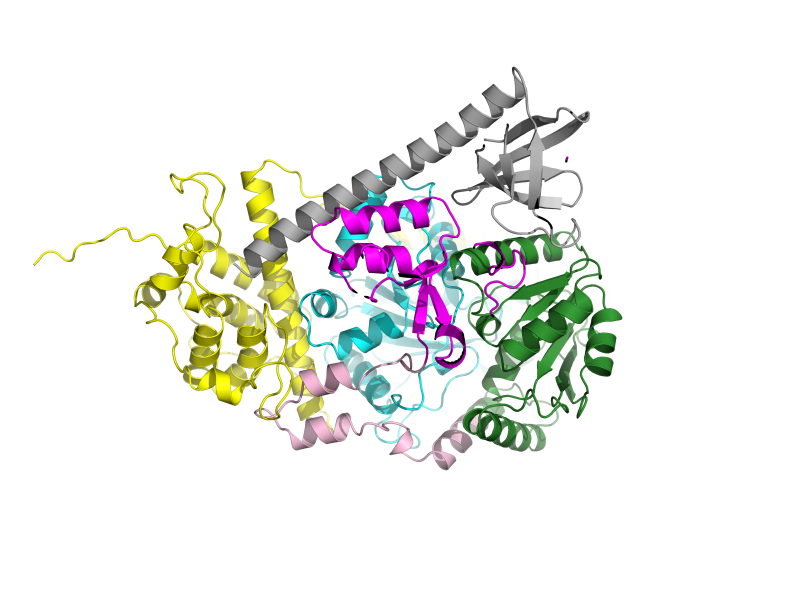
#> input picture Figures/figure_putative_MoAs/panelB/PanelB_render.png, 1600 x 1200 px (shown at 1/2 size)
$ python compose_panel_b.py
#> lines starting #> are read from the running program, lines starting #| are printed output that depends on the picture; after the words box and inside, x2 and y2 are one past the last pixel; in counts of white or black regions, pixels touching at a corner belong together
"""
Composite the Panel B render with its domain colour-code legend and the
domain-architecture bar (with real interface-residue ticks), matching the
style of the original figure.

INPUTS: PanelB_render.png (build_panel_b.py), PanelB_domain_bar.png (build_domain_bar.py).
OUTPUT: PanelB_final.png. Run: python3 compose_panel_b.py from this folder.
Uses macOS Times New Roman.
"""
import numpy as np
from PIL import Image, ImageDraw, ImageFont

FONT_DIR = "/System/Library/Fonts/Supplemental"
FONT_REG = f"{FONT_DIR}/Times New Roman.ttf"
FONT_BOLD = f"{FONT_DIR}/Times New Roman Bold.ttf"

WHITE = (255, 255, 255)
BLACK = (0, 0, 0)


def trim(im, pad=20):
    """Crop near-white margins from `im`, leaving `pad` pixels around the content."""
#> called with pad = 20
    gray = im.convert("L")
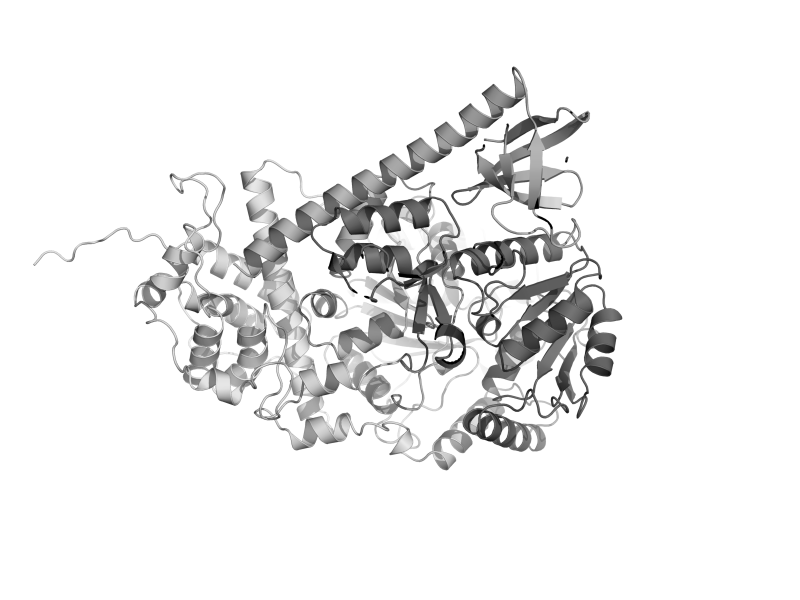
#> gray: PIL image 1600x1200 L (shown at 1/2 size); min 0, max 255, mean 238.3
    bbox = gray.point(lambda p: 0 if p >= 250 else 255).getbbox()
#> bbox = (66, 132, 1245, 941)
    if bbox is None:
        return im
    l, t, r, b = bbox
#> l = 66; t = 132; r = 1245; b = 941
    l = max(0, l - pad); t = max(0, t - pad)
#> after `l = max(0, l - pad)`: l = 46
#> after `t = max(0, t - pad)`: t = 112
    r = min(im.width, r + pad); b = min(im.height, b + pad)
#> after `r = min(im.width, r + pad)`: r = 1265
#> after `b = min(im.height, b + pad)`: b = 961
    return im.crop((l, t, r, b))


def gray_bbox(im, pad=10):
    """Bounding box of the grey70 AcrIC3 chain in `im` (neutral mid-grey,
    not the white background or black cartoon outlines)."""
    arr = np.array(im).astype(int)
    R, G, B = arr[..., 0], arr[..., 1], arr[..., 2]
    gray = (abs(R - G) < 8) & (abs(G - B) < 8) & (R > 140) & (R < 215)
    ys, xs = np.where(gray)
    if len(xs) == 0:
        return None
    l, r = max(0, xs.min() - pad), min(im.width, xs.max() + pad)
    t, b = max(0, ys.min() - pad), min(im.height, ys.max() + pad)
    return (l, t, r, b)


def legend_dot_row(draw, x, y, color, text, font, r=30, gap=20):
    """Draw a colour dot of radius `r` at (x, y) followed by its label."""
    draw.ellipse((x, y, x + 2 * r, y + 2 * r), fill=color)
    draw.text((x + 2 * r + gap, y - 2), text, fill=BLACK, font=font)


def fit_width(im, w):
    """Resize `im` to width `w`, keeping the aspect ratio."""
#> called with w = 1300
    h = int(im.height * w / im.width)
#> h = 905
    return im.resize((w, h), Image.LANCZOS)
#> returned value: PIL image 1300x905 RGB


def main():
    """Lay out legend (left), structure render (right) and domain bar (bottom); save PanelB_final.png."""
    render = trim(Image.open("PanelB_render.png").convert("RGB"))
    render = fit_width(render, 1300)

    bar = Image.open("PanelB_domain_bar.png").convert("RGBA")
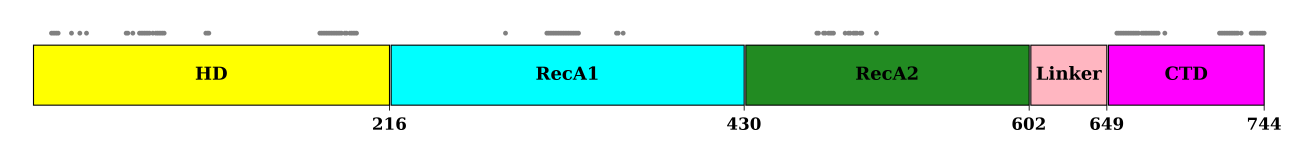
#> input picture Figures/figure_putative_MoAs/panelB/PanelB_domain_bar.png, 3900 x 480 px (shown at 1/3 size)
#> bar is the input picture: PIL image 3900x480 RGBA; mean R, G, B, A 203.5, 224.4, 201.9, 94.9
    bg = Image.new("RGB", bar.size, WHITE)
#> bg: PIL image 3900x480 RGB; every value is 255
    bg.paste(bar, mask=bar.split()[3])
    bar = fit_width(bg, 1300)  # longer bar, matches render width
#> call 2 of fit_width, with w = 1300
#> in fit_width (call 2), `return im.resize((w, h), Image.LANCZOS)`:
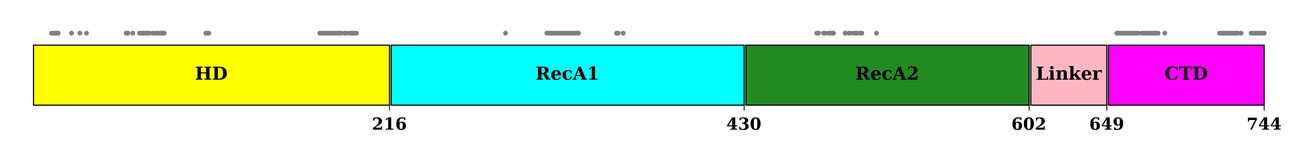
#> returned value: PIL image 1300x160 RGB; mean R, G, B 204.5, 225.4, 203

    # r=30 / font=60 here -> ~30px dots in the Figure 1 composite after being
    # scaled down to COL_W=800 (matches panels A/C/D's legend dot size)
    font = ImageFont.truetype(FONT_REG, 60)
    font_title = ImageFont.truetype(FONT_REG, 60)

    MARGIN = 20
    LEGEND_W = 300  # pulled closer to the complex (was 480, then 420)
    LEGEND_ROW_H = 90

    legend_entries = [
        ((255, 255, 0), "HD"),
        ((0, 255, 255), "RecA1"),
        ((34, 139, 34), "RecA2"),
        ((255, 182, 193), "Linker"),
        ((255, 0, 255), "CTD"),
    ]

    font_caption = ImageFont.truetype(FONT_REG, 44)  # sized for the render/bar, not the legend (34 * 1.3)

    TOP_PAD = 210  # clears room for the panel-level "B" letter drawn over this image's top-left corner
    # (PanelB_final.png is scaled down ~2.3x when fit to COL_W in Figure 1, so
    # the native pad here needs to be proportionally larger than in panel C)

    by = TOP_PAD + render.height + 20  # y where the domain-bar caption starts
#> by = 1135
    bar_y = by + 58                     # y where the bar image itself starts (caption is now larger)
#> bar_y = 1193

    W = LEGEND_W + render.width + MARGIN * 3
#> W = 1660
    H = bar_y + bar.height + MARGIN * 2
#> H = 1393

    canvas = Image.new("RGB", (W, H), WHITE)
#> canvas: PIL image 1660x1393 RGB; every value is 255
    draw = ImageDraw.Draw(canvas)

    # left column: legend
    x = MARGIN
    y = TOP_PAD
    draw.text((x, y), "PaCas3", fill=BLACK, font=font_title)
    draw.text((x, y + 64), "domains", fill=BLACK, font=font_title)
    y += 144
    for color, text in legend_entries:
        legend_dot_row(draw, x, y, color, text, font)
        y += LEGEND_ROW_H
#> after the loop, y = 804
    # AcrIC3 is not a PaCas3 domain - kept out of this legend, labelled
    # directly above the structure instead (larger font, see below)

    # right: structure render
    rx = MARGIN * 2 + LEGEND_W
    canvas.paste(render, (rx, TOP_PAD))

    font_acr_label = ImageFont.truetype(FONT_REG, 60)  # same size as the legend text
    gb = gray_bbox(render)
#> in gray_bbox, `R, G, B = arr[..., 0], arr[..., 1], arr[..., 2]`:
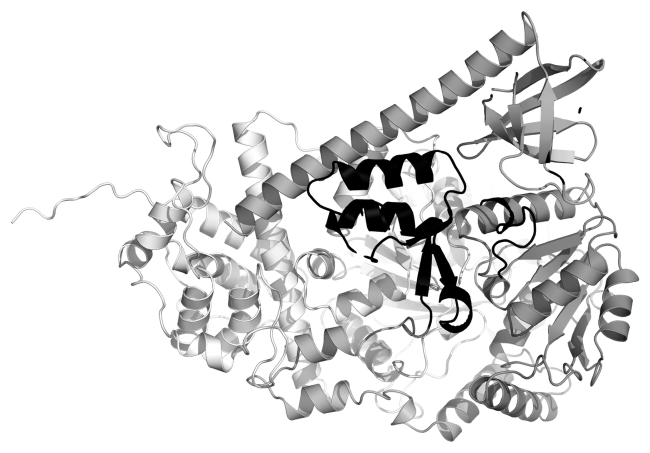
#> G: shape (905, 1300) int64 (shown at 1/2 size); min 0, max 255, mean 225.1
#> in gray_bbox, `R, G, B = arr[..., 0], arr[..., 1], arr[..., 2]`:
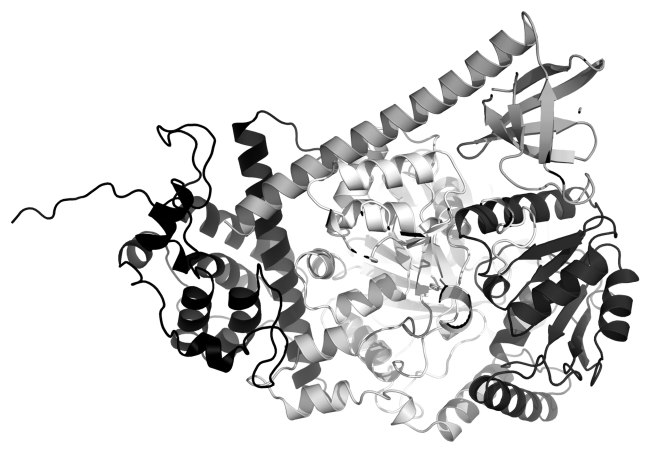
#> B: shape (905, 1300) int64 (shown at 1/2 size); min 0, max 255, mean 218.5
#> in gray_bbox, `gray = (abs(R - G) < 8) & (abs(G - B) < 8) & (R > 140) & (R < 215)`:
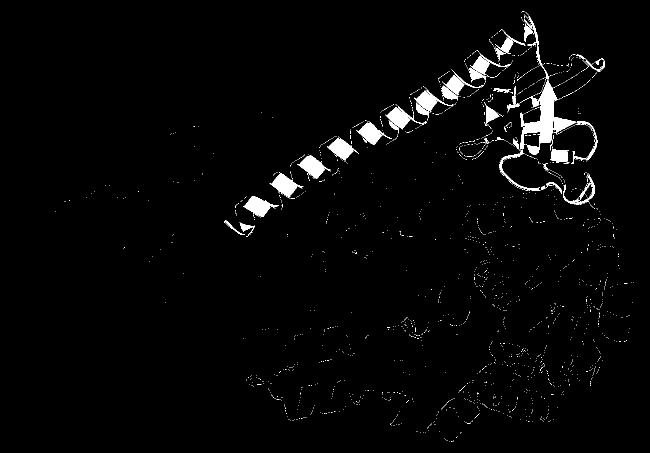
#> gray: shape (905, 1300) bool (shown at 1/2 size); 2.3% white; 1943 white regions (1899 under 20 px), largest, box (x1, y1, x2, y2) and area: (1040, 32, 1153, 310) 5717, (539, 345, 607, 394) 1397, (595, 310, 662, 357) 1390
#> in gray_bbox, `l, r = max(0, xs.min() - pad), min(im.width, xs.max() + pad)`: l = 101; r = 1277
#> in gray_bbox, `t, b = max(0, ys.min() - pad), min(im.height, ys.max() + pad)`: t = 12; b = 893
#> gb = (101, 12, 1277, 893)
    if gb is not None:
        acr_label = "AcrIC3"
        acr_r = 30
        acr_gap = 20
        alw = acr_r * 2 + acr_gap + draw.textlength(acr_label, font=font_acr_label)
#> alw = 275.4
        acx = rx + (gb[0] + gb[2]) / 2 - alw / 2
#> acx = 891.3
        acx = min(max(acx, rx), rx + render.width - alw)
        acy = TOP_PAD + gb[1] - 70  # just above the grey chain's top edge
#> acy = 152
        legend_dot_row(draw, acx, max(acy, 0), (170, 170, 170), acr_label, font_acr_label, r=acr_r, gap=acr_gap)

    # bottom: domain architecture bar, spanning most of the width
    draw.text((rx, by), "PaCas3 (UEM35119.1) domain architecture", fill=BLACK, font=font_caption)
    canvas.paste(bar, (rx, bar_y))
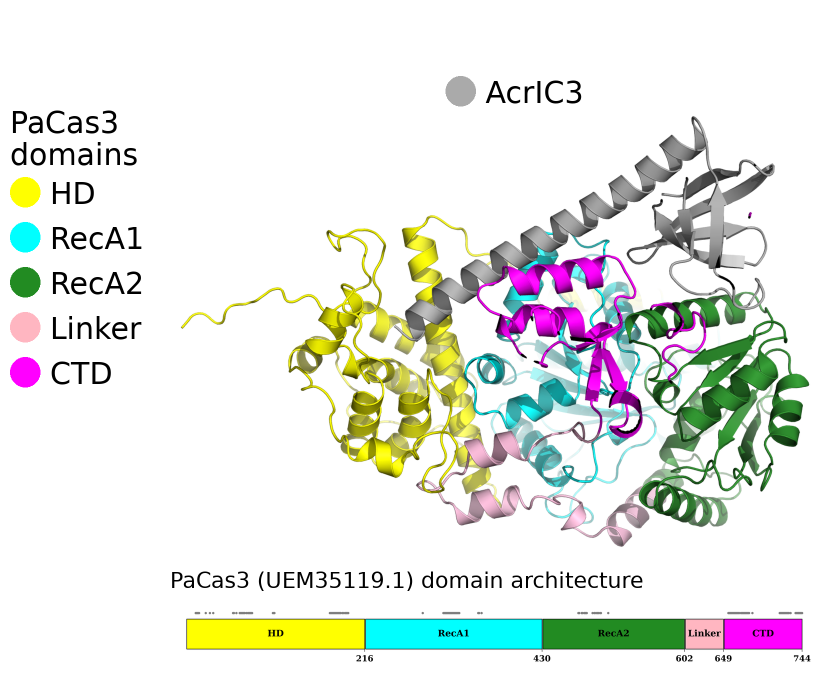
#> canvas: PIL image 1660x1393 RGB (shown at 1/2 size); mean R, G, B 230.9, 233.5, 228

    canvas.save("PanelB_final.png")
    print("saved PanelB_final.png", canvas.size)
#| saved PanelB_final.png (1660, 1393)


if __name__ == "__main__":
    main()
